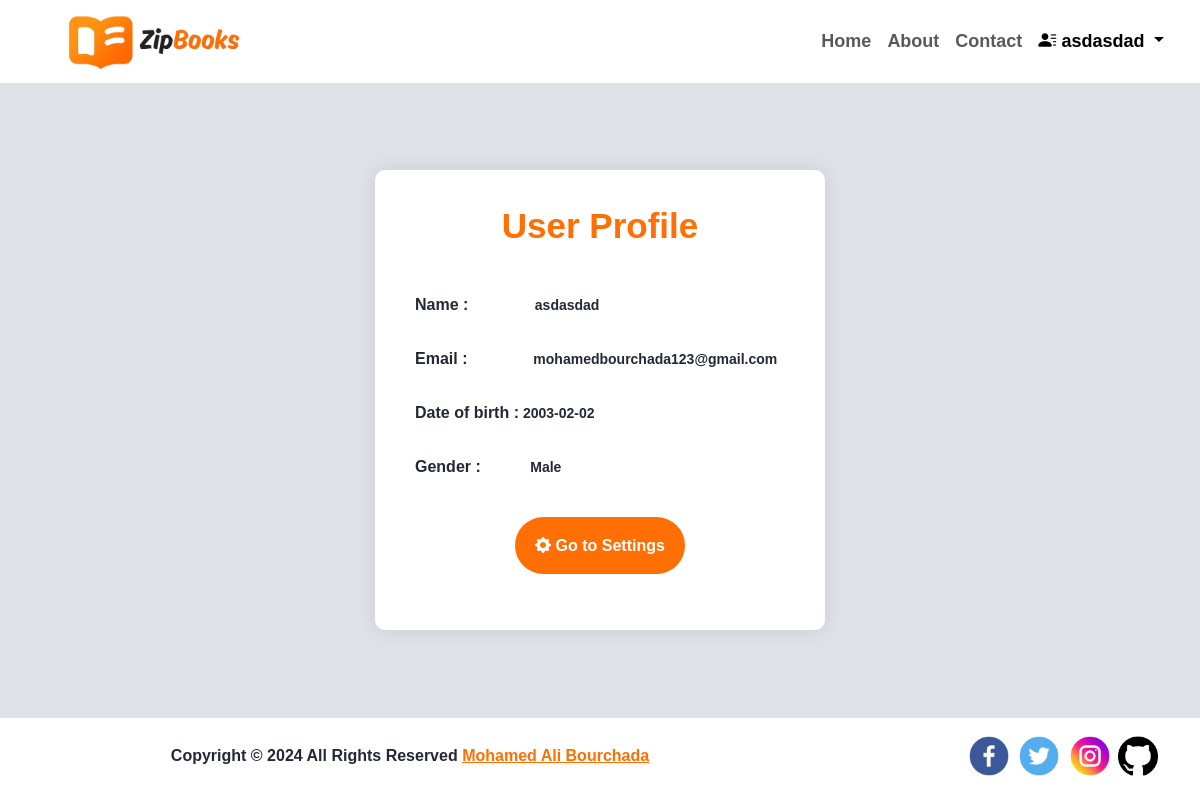
Before: /profil.php (signed in) with the older database file.
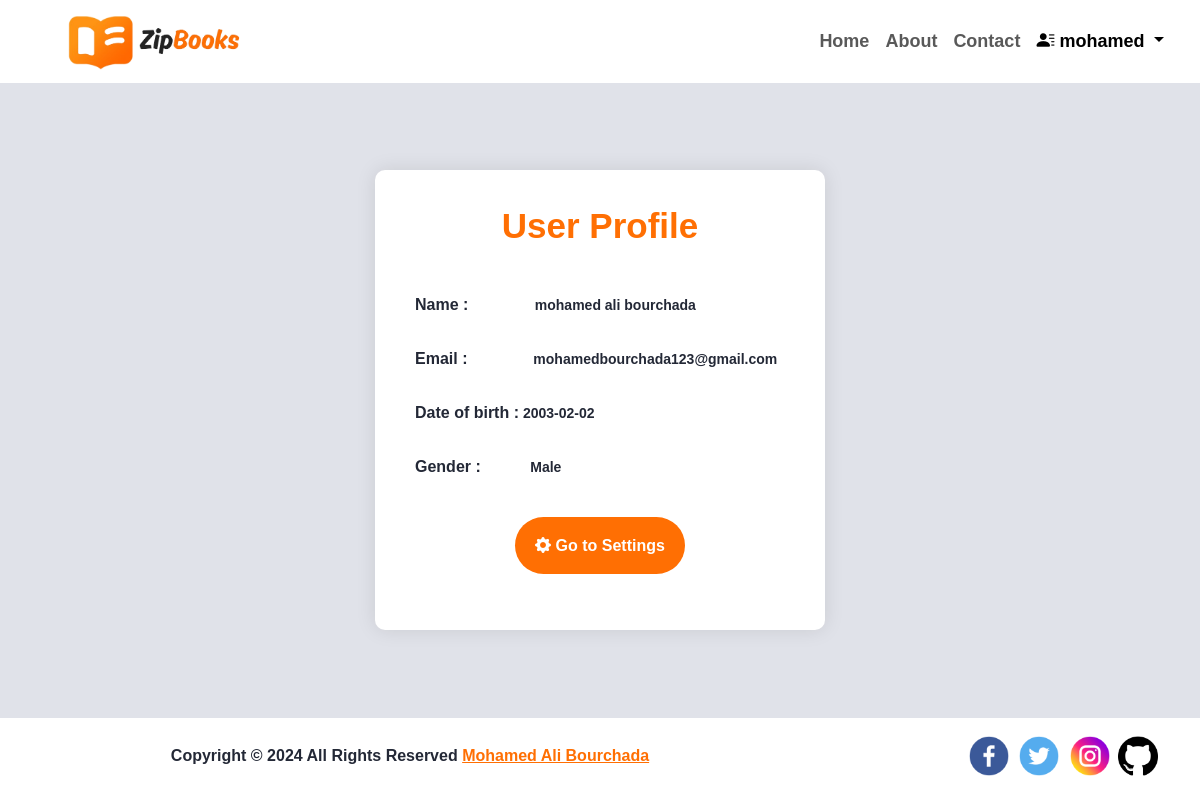
After: the same page with the newer database file.
### tables this page shows
CREATE TABLE `users` (
  `user_id` int(11) NOT NULL,
  `full_name` varchar(100) NOT NULL,
  `date_of_birth` date NOT NULL,
  `email` varchar(255) NOT NULL,
  `password` varchar(255) NOT NULL,
  `gender` char(1) NOT NULL,
  `created_at` timestamp NOT NULL DEFAULT current_timestamp()
);

### login/php/userData.php (called while the page is built, shortened)
<?php
include("connection.php");
$receivedValue=$_SESSION["user_email"];
$stmt = mysqli_prepare($connect, "SELECT full_name,date_of_birth,gender FROM users WHERE email = ?");
mysqli_stmt_bind_param($stmt, "s", $receivedValue);
mysqli_stmt_execute($stmt);
$result = mysqli_stmt_get_result($stmt);
$getResult = mysqli_fetch_row($result);
if ($getResult) {
    $profil_full_name = $getResult[0];
    $profil_email = $receivedValue;
    $profil_date_birth = $getResult[1];
    if($getResult[2]=='M'){
        $profil_gender = 'Male';
    }
    else{
        $profil_gender = 'Female';
    }
    $fullName = $getResult[0];
    $spacePosition = strpos($fullName, ' ');
    if($spacePosition!=false){
        $userName = substr($fullName,0,$spacePosition);
    }
    else{
    $userName=$fullName;
    }
} else {
    header("Location: ../error.html");
}
?>

### profil.php (the view, shortened to what this page needs)
<?php
include("login/php/userData.php");
?>
<!DOCTYPE html>
<html lang="en">
<head>
    <link rel="stylesheet" href="https://maxcdn.bootstrapcdn.com/bootstrap/4.0.0/css/bootstrap.min.css">
    <link href="https://cdn.jsdelivr.net/npm/bootstrap@5.3.2/dist/css/bootstrap.min.css" rel="stylesheet"
>
    <link rel="stylesheet" href="https://cdn.jsdelivr.net/npm/bootstrap-icons@1.11.3/font/bootstrap-icons.min.css">
    <link rel="stylesheet" href="css/styles.css">
    <link rel="stylesheet" href="css/profil_styles.css">
</head>
<body>
    <nav class="navbar navbar-expand-lg  bg-white fixed-top " id="navbar" aria-label="Offcanvas navbar large">
        <div class="container-fluid">
            <a href="home.php">
                <img src="assets/logo.png" alt="logo de site web " class="mainNavLogo"></a>
            <div class="offcanvas offcanvas-end text-bg-white" tabindex="-1" id="offcanvasNavbar2"
                aria-labelledby="offcanvasNavbar2Label">
                <div class="offcanvas-body">
                    <ul class="navbar-nav justify-content-end flex-grow-1 pe-3">
                        <li class="nav-item">
                            <a class="nav-link " aria-current="page" href="home.php">Home</a>
                        </li>
                        <li class="nav-item">
                            <a class="nav-link" href="about.php">About</a>
                        </li>
                        <li class="nav-item">
                            <a class="nav-link" href="contact.php">Contact</a>
                        </li>
                        <li class="nav-item">
                            <div class="btn-group test">
                                <button type="button" class="dropdown-toggle nav-link active" data-bs-toggle="dropdown"
                                    aria-haspopup="true" aria-expanded="false">
                                    <i class="bi bi-person-lines-fill"></i> <?php
                            echo $userName;
                            ?>
                                </button>
                            </div>
                        </li>
                    </ul>
                </div>
            </div>
        </div>
    </nav>
    <div class="container profile-container">
        <div class="profile-header">
            User Profile
        </div>
        <div class="profile-details">
            <div> <span class="titre">Name :</span>
                <span class="user_data"><?php echo $profil_full_name?></span>
            </div>
            <div><span>Email :</span><span class="user_data"> <?php echo $profil_email?></span></div>
            <div><span>Date of birth :</span><span class="user_data_birth">
                    <?php echo $profil_date_birth?></span>
            </div>
            <div class="gender"><span>Gender : </span><span class="user_data_gender"><?php echo $profil_gender?></span>
            </div>
        </div>
        <a href="settings.php" class="settings_button">
            <i class="bi bi-gear-fill"></i> Go to Settings
        </a>
    </div>
    <footer class="bg-white text-center fixed-bottom py-3 site-footer">
        <div class="container">
            <div class="row">
                <div class="col-md-8 col-sm-6 col-xs-12">
                    <p class="copyright-text">Copyright &copy; 2024 All Rights Reserved <span
                            style="color:#FF6F03;text-decoration:underline">Mohamed
                            Ali
                            Bourchada</span>
                    </p>
                </div>
                <div class="col-md-4 col-sm-6 col-xs-12">
                    <ul class="social-icons">
                        <li><a class="facebook" href="https://www.facebook.com/mohamed.bourchada.7/"
                                target="_blank"><img src="assets/facebook.png" alt="facebook Icon" /></a>
                        </li>
                        <li><a class="twitter" href="https://twitter.com/MohamedBrrr" target="_blank"><img
                                    src="assets/twitter.png" alt="twitter Icon" /></a>
                        </li>
                        <li><a class="instagram" href="https://www.instagram.com/mohamed_bourchada/"
                                target="_blank"><img src="assets/instagram.png" alt="instagram Icon" /></a>
                        </li>
                        <li><a class="github" href="https://github.com/dalios-tg" target="_blank"><img
                                    src="assets/github.png" alt="github Icon" /></a>
                        </li>
                    </ul>
                </div>
            </div>
        </div>
    </footer>
</body>
</html>

### css/styles.css (style rules this page uses)
body { font-family: 'Poppins', sans-serif; margin: 0; padding: 0; background-color: #e0e2e9; }
.offcanvas-body { margin-left: 15px; font-weight: 600; font-size: 18px; }
.mainNavLogo { width: 180px; height: auto; margin-left: 50px; }
.site-footer { left: 0; bottom: 0; width: 100%; font-weight: 600; color: #232836; text-align: center; }
.site-footer .social-icons { text-align: right }
.site-footer .social-icons a { width: 40px; height: 40px; margin-left: 6px; margin-right: 0; }
.copyright-text { margin-top: 10px; }
.social-icons { padding-left: 0; margin-bottom: 0; list-style: none; }
.social-icons li { display: inline-block; }
.social-icons a { display: inline-block; text-align: center; margin-right: 8px; }
.social-icons img { width: 44px; }
.github img { width: 40px; }

### css/profil_styles.css (style rules this page uses)
body { background-color: #e0e2e9; font-family: 'Arial', sans-serif; margin: 0; display: flex; justify-content: center; align-items: center; height: 100vh; }
.profile-container { background-color: #fff; padding: 30px; border-radius: 10px; box-shadow: 0 0 20px rgba(0, 0, 0, 0.1); max-width: 450px; width: 100%; height: 460px; text-align: center }
.profile-header { text-align: center; margin-bottom: 30px; font-size: 35px; font-weight: 600; color: #FF6F03; }
.profile-details { text-align: justify; color: #232836; font-weight: 600; }
.settings_button { text-decoration: none; color: white; font-weight: 600; border-radius: 50px; background-color: #FF6F03; cursor: pointer; padding: 20px; }
.gender { margin-bottom: 35px }
.user_data, .user_data_gender, .user_data_birth { font-size: 14px; font-weight: bold }
.user_data { margin-left: 62px; }
.user_data_gender { margin-left: 45px; }
.profile-details div { padding: 10px; padding-bottom: 20px; font-weight: bolder }

Changed rows visible on the page:
changed users "Male": full_name "asdasdad" → "mohamed"; full_name "asdasdad" → "mohamed ali bourchada"
